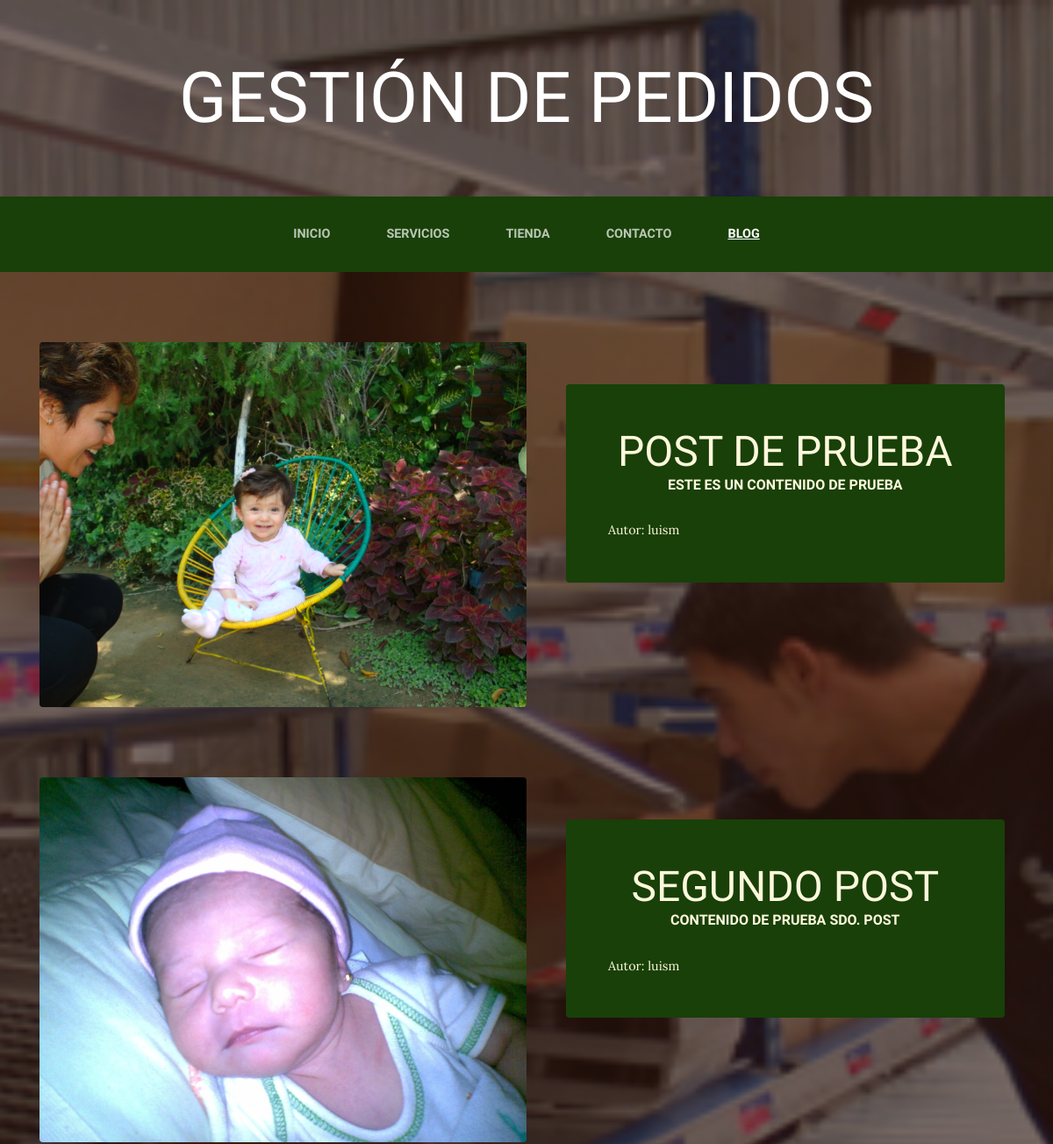
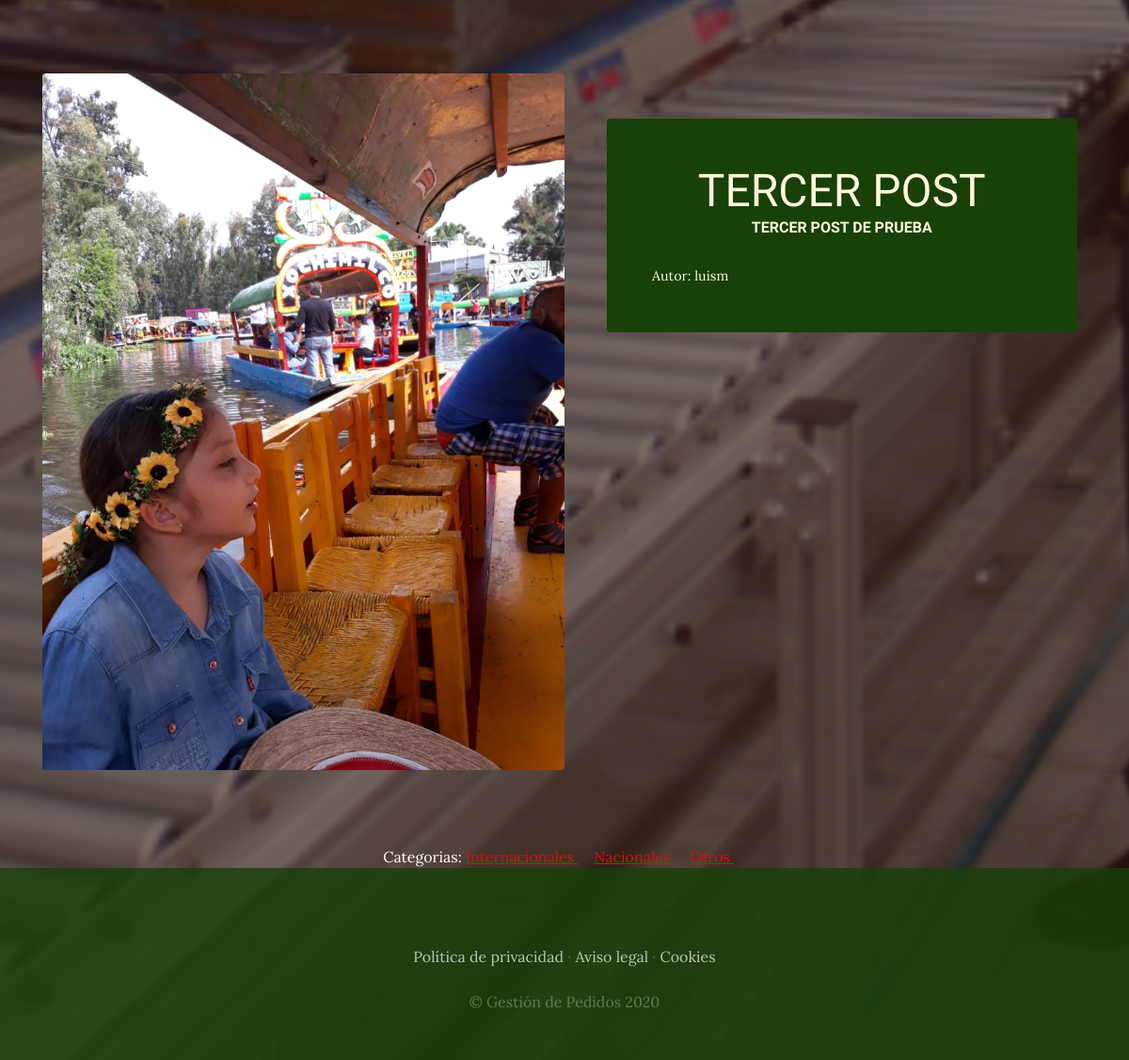
Screenshot of /blog/ with the database file from the repository (2 pictures, top to bottom).
### blog/models.py (models this page shows, shortened)
class Post(models.Model):
    titulo=models.CharField(max_length=50)
    contenido=models.CharField(max_length=50)
    imagen=models.ImageField(upload_to='blog', null=True, blank=True)
    autor=models.ForeignKey(User, on_delete=models.CASCADE)
    categorias=models.ManyToManyField(Categoria)
    created=models.DateTimeField(auto_now_add=True)
    updated=models.DateTimeField(auto_now_add=True)
    class Meta:
        verbose_name='post'
        verbose_name_plural='posts'

class Categoria(models.Model):
    nombre=models.CharField(max_length=50)
    created=models.DateTimeField(auto_now_add=True)
    updated=models.DateTimeField(auto_now_add=True)
    class Meta:
        verbose_name='categoria'
        verbose_name_plural='categorias'

### blog/views.py (the view)
# urls.py: 2. Add a URL to urlpatterns:  path('blog/', include('blog.urls'))
def blog(request):
    posts=Post.objects.all()
    return render(request,"blog/blog.html", {"posts": posts})

### blog/templates/blog/blog.html
{% extends "ProyectoWebApp/base.html" %}
{% load static %}
{% block content %}
{% for post in posts %}
<section class="page-section clearfix">
    <div class="container">
      <div class="intro">
          <img class="intro-img img-fluid mb-3 mb-lg-0 rounded" src="{{post.imagen.url}}" alt="" style="width: 50%;">
          <div class="intro-text left-0 text-center bg-faded p-5 rounded">
          <h2 class="section-heading mb-4" >
            <span class="section-heading-lower">{{post.titulo}}</span>
            <span class="section-heading-upper">{{post.contenido}}</span>
          </h2>
          <div style="text-align: left; font-size: 0.9em;">
            Autor: {{post.autor}}
          </div>
        </div>
      </div>
    </div>
</section>
{% endfor %}
<section>
  <div style="width: 75%; margin: auto; text-align:center; color:white;">
    Categorias:
    {% for post in posts %}
      {% for categoria in post.categorias.all %}
        <a href="{% url 'categoria' categoria.id %}" class="linksCategorias">{{categoria.nombre}} </a>&nbsp;&nbsp;&nbsp;
      {% endfor %}
    {% endfor %}
  </div>
</section>
{% endblock %}

### ProyectoWebApp/static/ProyectoWebApp/css/gestion.css (style rules this page uses)
body { font-family: 'Lora'; background: linear-gradient(rgba(47, 23, 15, 0.65), rgba(47, 23, 15, 0.65)), url("../img/bg_main.jpg"); background-attachment: fixed; background-position: center; background-size: cover; }
h1, h2, h3, h4, h5, h6 { font-family: 'Raleway'; }
.page-section { margin-top: 5rem; margin-bottom: 5rem; }
.section-heading { text-transform: uppercase; }
.section-heading .section-heading-upper { display: block; font-size: 1rem; font-weight: 800; padding-bottom:.5rem; }
.section-heading .section-heading-lower { display: block; font-size: 3rem; font-weight: 100; }
.bg-faded { background-color: rgba(255, 255, 255, 0.85); }
.intro { position: relative; }
@media (min-width: 992px) { .intro .intro-img { width: 75%; float: left; } }
@media (min-width: 992px) { .intro .intro-text { left: 600; width: 60%; margin-top: 3rem; background-color: rgba(24, 64, 8); color: cornsilk; position: absolute; } }
@media (min-width: 1200px) { .intro .intro-text { width: 45%; } }
.linksCategorias { color: rgb(226, 13, 6) !important; text-decoration: underline; }

### rows the page displays
Post: imagen (picture), titulo "POST DE PRUEBA", contenido "ESTE ES UN CONTENIDO DE PRUEBA", autor "luism"
Post: imagen (picture), titulo "SEGUNDO POST", contenido "CONTENIDO DE PRUEBA SDO. POST", autor "luism"
Post: imagen (picture), titulo "TERCER POST", contenido "TERCER POST DE PRUEBA", autor "luism"
Categoria: nombre "Internacionales"
Categoria: nombre "Nacionales"
Categoria: nombre "Otros"
